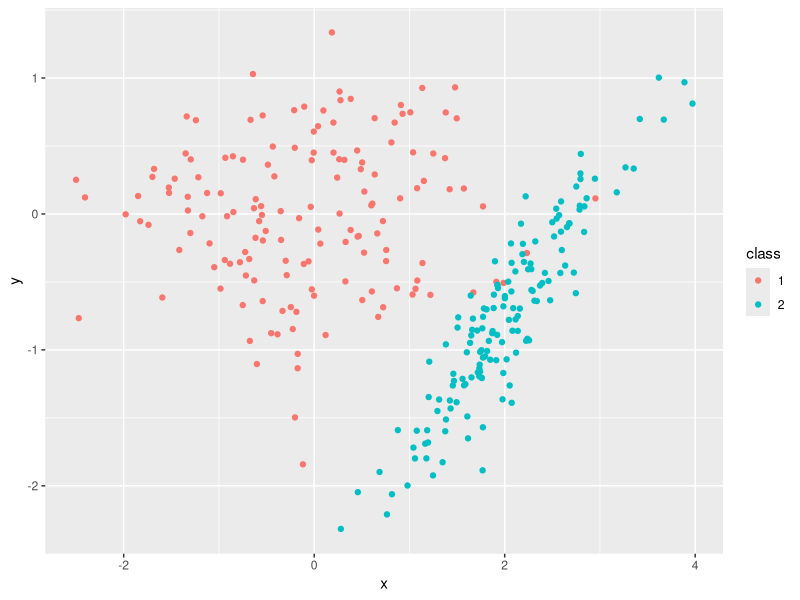
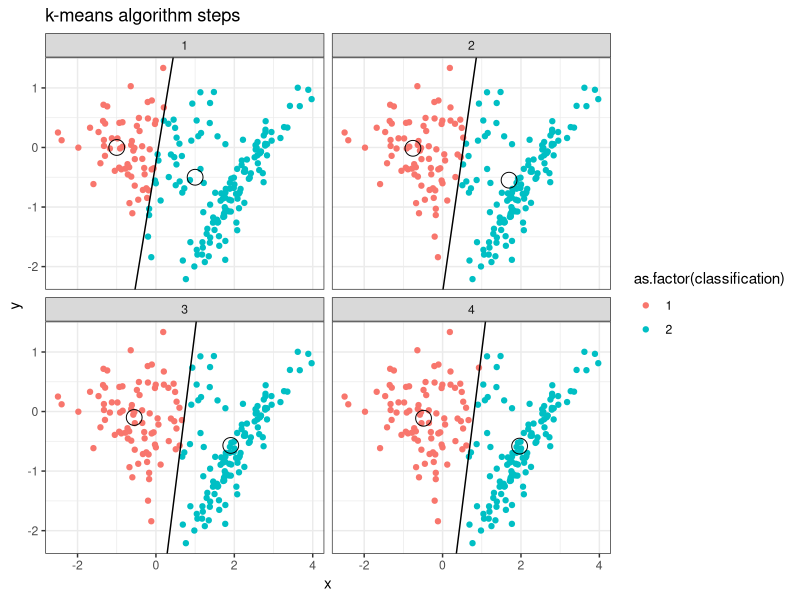
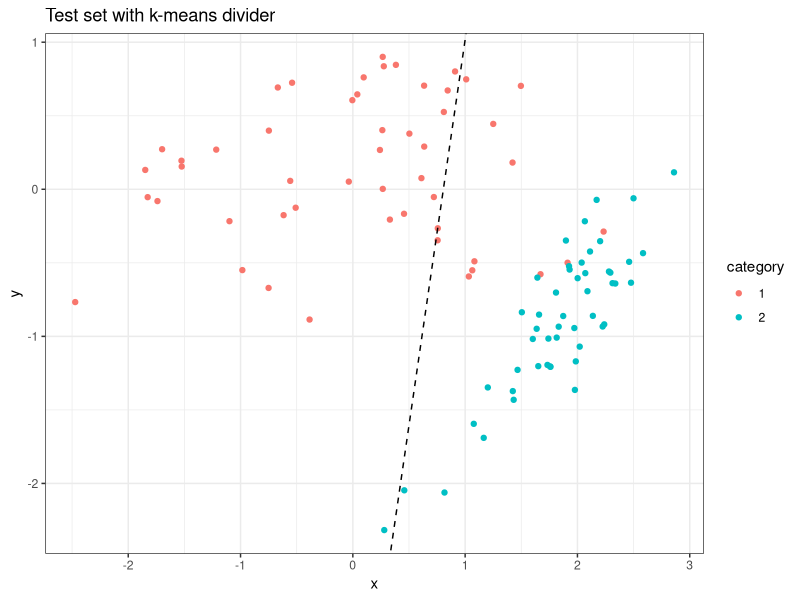

The R source for these figures, in order:
library(tidyverse)

n <- 150
train_index <- 1:100
test_index  <- 101:150

# Group 1: Random ellipse centered at (0,0)
x_1 <- rnorm(n)
y_1 <- 0.5 * rnorm(n)

# Group 2: Random ellipse centered at (1,-2) and rotated by theta
x_2 <- rnorm(n) + 1
y_2 <- (0.2 * rnorm(n)) - 2

theta <- pi/4

# Rotation matrix
rot <- matrix(c(cos(theta), -sin(theta),
                sin(theta), cos(theta)),
                nrow = 2, byrow = TRUE)

xy_2 <- rot %*% rbind(x_2, y_2)
x_2 <- xy_2[1,]
y_2 <- xy_2[2,]

xy_df <- rbind(
  data.frame(x = x_1, y = y_1, class = "1"),
  data.frame(x = x_2, y = y_2, class = "2")
)

ggplot(xy_df, aes(x, y, col = class)) + 
  geom_point()

x_train <- c(x_1[train_index], x_2[train_index])
x_test  <- c(x_1[test_index],  x_2[test_index])
y_train <- c(y_1[train_index], y_2[train_index])
y_test  <- c(y_1[test_index],  y_2[test_index])

xy_train <- cbind(x_train, y_train)
xy_test <- cbind(x_test, y_test)

# KMeans ------------------------------------------------------------------

# Simple implementation of a k-means with k==2
my_kmeans <- function(initial_guess_1, initial_guess_2, xy, num_iterations = 4)
{
  res_df <- NULL
  centers <- NULL
  c_1 <- initial_guess_1
  c_2 <- initial_guess_2
   
  for (i in 1:num_iterations)
  {
    classification <- rep(NA, nrow(xy))
    # Assign each point to cluster 1 or 2, based in L2 distance
    for (j in 1:nrow(xy))
    {
      dist_1 <- sqrt(sum((c_1 - xy[j,])^2))
      dist_2 <- sqrt(sum((c_2 - xy[j,])^2))
      
      classification[j] <- ifelse(dist_1 > dist_2, 2, 1)
    }
    
    # Add diagnostics
    this_df <- data.frame(x = xy[,1], y = xy[,2], classification = classification, step = i)
    res_df <- rbind(res_df, this_df)
    
    # Update centers
    next_values <- this_df %>% 
      group_by(classification) %>% 
      summarise(
        x = mean(x),
        y = mean(y)
      )
    
    centers <- rbind(centers, data.frame(x = c(c_1[1], c_2[1]), y = c(c_1[2], c_2[2]), classification = c("1", "2"), step = i))
    
    c_1 <- c(next_values$x[1], next_values$y[1])
    c_2 <- c(next_values$x[2], next_values$y[2])
  }
  
  return (list(centers = centers, diagnostics = res_df))
}

k_means_res <- my_kmeans(c(-1,0), c(1,-0.5), xy_train)

# Calculate intercept and gradient of the separation line
separation_line <- k_means_res$centers %>% 
  group_by(step) %>% 
  arrange(classification) %>% 
  summarise(
    mid_x = (x[2] + x[1]) / 2,
    mid_y = (y[2] + y[1]) / 2,
    slope = (y[2] - y[1]) / (x[2] - x[1]),
    b     = mid_y + (1/slope) * mid_x 
  )


ggplot(k_means_res$diagnostics, aes(x,y, colour = as.factor(classification))) + 
  geom_point() + 
  geom_point(data = k_means_res$centers, colour = "black", size = 5, shape = 1) + 
  geom_abline(data = separation_line, aes(intercept = b, slope = -1/slope)) + 
  facet_wrap(~ step) +
  theme_bw() + 
  ggtitle("k-means algorithm steps")


# Out of sample
data.frame(x = x_test, y = y_test) %>% 
  mutate(category = if_else(row_number() <= 50, "1", "2")) %>% 
  ggplot(aes(x,y, colour = category)) + 
  geom_point() +
  geom_abline(data = filter(separation_line, step == max(step)), 
              aes(intercept = b, slope = -1/slope), 
              linetype = "dashed") +
  theme_bw() + 
  ggtitle("Test set with k-means divider")
           
